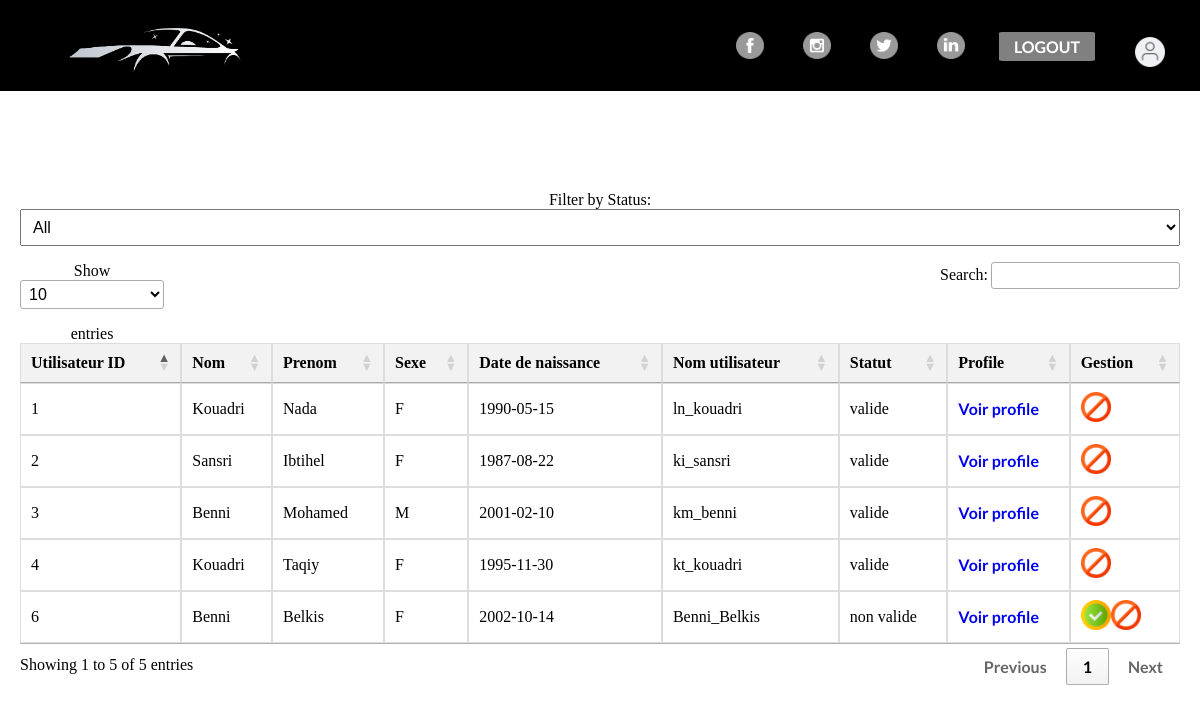
The page /index.php?action=admin&page=user (signed in) on the database as committed earlier.
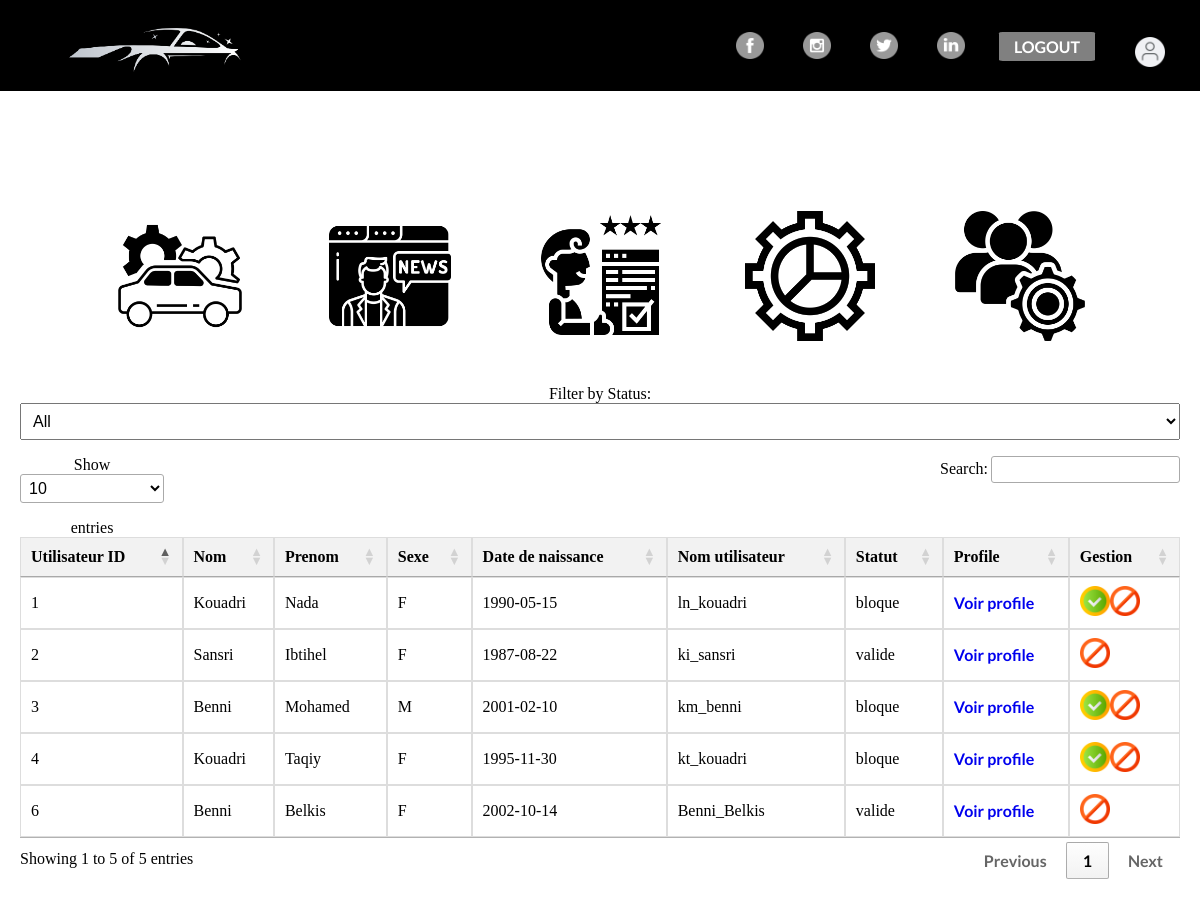
The same page on the database as committed later.
### tables this page shows
CREATE TABLE IF NOT EXISTS `utilisateur` (
  `id` int NOT NULL AUTO_INCREMENT,
  `nom` varchar(255) DEFAULT NULL,
  `prenom` varchar(255) DEFAULT NULL,
  `sexe` enum('M','F') DEFAULT NULL,
  `date_de_naissance` date DEFAULT NULL,
  `nom_utilisateur` varchar(255) DEFAULT NULL,
  `mot_de_passe` varchar(255) DEFAULT NULL,
  `email` varchar(255) DEFAULT NULL,
  `role` varchar(20) DEFAULT NULL,
  `statut` enum('valide','bloque','non valide') DEFAULT NULL,
  PRIMARY KEY (`id`)
);

CREATE TABLE IF NOT EXISTS `parameters` (
  `id` int NOT NULL AUTO_INCREMENT,
  `nom` varchar(255) DEFAULT NULL,
  `image_id` int DEFAULT NULL,
  `value` varchar(255) DEFAULT NULL,
  `param` int DEFAULT '0',
  PRIMARY KEY (`id`),
  KEY `image_id` (`image_id`)
);

CREATE TABLE IF NOT EXISTS `image` (
  `id` int NOT NULL AUTO_INCREMENT,
  `lien` text,
  PRIMARY KEY (`id`)
);

### Controller/adminController.php (called while the page is built, shortened)
<?php
require_once('Views/adminPrincipalView.php');
require_once('Views/userAdminView.php');
require_once 'Model/adminModel.php';
class adminController {
    public function usersAdminGenerate(){
        $v = new UserAdminView();
        $v->usersDisplay();
    }
    public function manageLinksGenerate(){
        $v = new adminView();
        $v->manageLinks();
    }
    public function get_images_controller(){
        $mtf = new adminModel();
        $r = $mtf->get_images();
        return $r ;
    }
}
?>

### Controller/acceuilController.php (called while the page is built, shortened)
<?php
require_once('Views/acceuilView.php');
class acceuilController {
    public function head(){
        $v = new acceuilView();
        $v->head();
    }
    public function header(){
        $v = new acceuilView();
        $v->header();
    }
}
?>

### Model/utilisateurModel.php (called while the page is built, shortened)
<?php
require_once 'connexionModel.php';
class user_model {
    public function get_nonAdmin_users(){
        $this->bdd = new connexion_model();
        $c = $this->bdd->connexion();
        $query = "Select * from Utilisateur where role='client' ";
        $r = $this->bdd->requete($c, $query);
        return $r;
    }
}
?>

### Model/connexionModel.php (called while the page is built, shortened)
<?php
class connexion_model {
    public function requete($c,$r){
        $req = $c->query($r);
        return $req;
    }
}
?>

### Controller/utilisateurController.php (called while the page is built, shortened)
<?php
require_once 'Model/utilisateurModel.php';
class userController {
    public function get_nonAdmin_users_controller(){
        $mtf = new user_model();
        $r = $mtf->get_nonAdmin_users();
        return $r ;
    }
}
?>

### Model/adminModel.php (called while the page is built, shortened)
<?php
require_once 'connexionModel.php';
class adminModel {
    public function get_images(){
        $this->bdd = new connexion_model();
        $c = $this->bdd->connexion();
        $query = "SELECT parameters.nom, Image.lien FROM parameters
                JOIN Image ON parameters.image_id = Image.id where param=0";
        $r = $this->bdd->requete($c,$query);
        return $r ;
    }
}
?>

### Views/userAdminView.php (the view, shortened to what this page needs)
<?php
require_once('Controller/acceuilController.php');
require_once('Controller/adminController.php');
require_once('Controller/utilisateurController.php');
class UserAdminView {
    private $acceuil_controller ;
    private $admin_controller ;
    private $userController;
    public function __construct() {
        $this->acceuil_controller = new acceuilController();
        $this->admin_controller = new adminController();
        $this->userController = new userController();
    }
    public function usersDisplay(){
        echo"<!DOCTYPE html>
        <html>";
        $this->acceuil_controller->head();
        $this->acceuil_controller->header();
        $this->admin_controller->manageLinksGenerate();
        $this->displayTable();
        echo "</div></body></html>";
    }
    public function displayTable(){
        $r = $this->userController->get_nonAdmin_users_controller();
        $r = $r->fetchAll(PDO::FETCH_ASSOC);
       echo "
       <div class='table-responsive table-admin'>
            <form method='post' action=''>
                <div class='form'>
                    <label for='statusFilter'>Filter by Status:</label>
                    <select name='statusFilter' id='statusFilter'>
                        <option value=''>All</option>";
        echo "</select>
                </div>
            </form>
            <table id='myTable' class='table'>
            <thead>
                <tr>
                    <th>Utilisateur ID</th>
                    <th>Nom</th>
                    <th>Prenom</th>
                    <th>Sexe</th>
                    <th>Date de naissance</th>
                    <th>Nom utilisateur</th>
                    <th>Statut</th>
                    <th>Profile</th>
                    <th>Gestion</th>
                </tr>
            </thead>
            <tbody>";
            $filteredRows = $r;
            foreach ($filteredRows as $row) {
                echo "
                    <tr>
                        <td>".$row['id']."</td>
                        <td>".$row['nom']."</td>
                        <td>".$row['prenom']."</td>
                        <td>".$row['sexe']."</td>
                        <td>".$row['date_de_naissance']."</td>
                        <td>".$row['nom_utilisateur']."</td>
                        <td>".$row['statut']."</td>
                        <td>
                        <a href='index.php?action=adminseeprofile&id=".$row['id']."' >Voir profile</a>
                        </td>
                        <td>" ;
                        if($row['statut'] !== 'valide'){
                            echo "<a href='index.php?action=admin&page=user&tache=valide&id=".$row['id']."' ><img src='img/validate.png'></a>";
                        }
                        echo"<a href='index.php?action=admin&page=user&tache=bloque&id=".$row['id']."' ><img src='img/block.png'></a>
                        </td>
                    </tr>";
            }
            echo "
            </tbody>
            </table></div>";
    }
}
?>

### index.php (shortened to what this page needs)
<?php
require_once('Controller/acceuilController.php');
require_once('Controller/adminController.php');
require_once('Controller/adminAutreController.php');
$acceuil = new acceuilController();
$admin = new adminController();
$admin_manage = new adminAutreController();
if (!isset($_GET['action'])) {
    $acceuil->acceuilGenerate();
} else {
    $page = $_GET['action'];
    switch ($page) {
        case 'admin':
        if (isset($_SESSION['role'])){
            if (isset($_GET['page'])) {
                $page = $_GET['page'];
                switch ($page) {
                    case 'user':
                        if (isset($_GET['tache'])) {
                            $tache = $_GET['tache'];
                            if (isset($_GET['id'])){
                                $id =  $_GET['id'];
                            }
                            switch ($tache) {
                                case 'valide' :
                                    $admin_manage->valideUser($id);
                                    break;
                                case 'bloque' :
                                    $admin_manage->bloqueUser($id);
                                    break;
                                case 'filter' :
                                    $admin_manage->filterUser();
                                    break ;
                            }
                        }
                        else {
                                $admin->usersAdminGenerate();
                        }
                        break ;
                }
            }
            else {
                $admin->pagePrincipalGenerate();
            }
        }
        else
        {
            $acceuil->acceuilGenerate();
        }
    }
}
?>

### Views/acceuilView.php (shortened to what this page needs)
<?php
require_once('Controller/acceuilController.php');
class acceuilView {
    public function head(){
        echo"
        <head>
            <meta charset='utf-8'>
            <title>Comparateur de véhicules</title>
            <link href='style.css' rel='stylesheet' type='text/css'/>
            <link rel='stylesheet' type='text/css' href='https://cdn.datatables.net/1.13.7/css/jquery.dataTables.min.css'>
            <script src='https://code.jquery.com/jquery-3.6.4.min.js'></script>
            <script type='text/javascript' charset='utf8' src='https://cdn.datatables.net/1.13.7/js/jquery.dataTables.min.js'></script>
            </head>
        ";
    }
    public function header(){
        echo"
        <header>
        <div class='logo'>
        <a href='index.php'><img src='img/logo.png' alt='logo image'></a>
        </div>
        <div class='social-links'>
            <ul>
                <li><a href=''><img src='img/facebook.png' alt='Facebook'></a></li>
                <li><a href=''><img src='img/instagram.png' alt='Instagram'></a></li>
                <li><a href=''><img src='img/twitter.png' alt='Twitter'></a></li>
                <li><a href=''><img src='img/linkedin.png' alt='Twitter'></a></li>
            </ul>
        </div>
        <div class='register'>
        ";
        if (isset($_SESSION['authenticated']) && $_SESSION['authenticated']) {
            echo"<a href='index.php?action=logout'>LOGOUT</a></div>";
            echo"<a id='profile' href='index.php?action=profile'><img src='img/profile.png'></a>";
        }
        else {
            echo"<button id='loginLink'>LOGIN</button></div>";
        }
        echo"
        </header>
        ";
    }
}
?>

### Views/adminPrincipalView.php (shortened to what this page needs)
<?php
require_once('Controller/acceuilController.php');
require_once('Controller/adminController.php');
class adminView {
    private $admin_controller ;
    public function __construct() {
        $this->admin_controller = new adminController();
    }
    public function manageLinks(){
        echo"<div class='manage-links'>";
        $r = $this->admin_controller->get_images_controller();
        $r = $r->fetchAll(PDO::FETCH_ASSOC);
        foreach($r as $row){
            echo  '<a href="index.php?action=admin&page='.$row["nom"].'"><img src='.$row["lien"].' ></a>';
        }
        echo"</div>";
    }
}
?>

### style.css (style rules this page uses)
* { box-sizing: border-box; }
a { text-decoration: none; font-family: Lato; font-weight: bold; }
header { background-color: black; position: relative; width: 100vw; }
header>div { display: inline-block; }
.logo img { margin-top: 17px; margin-left: 60px; height: 70px; width: 190px; }
header ul { position: absolute; top: 16px; right: 200px; }
header li { display: inline-block; margin-right: 35px; }
header li img { height: 27px; width: 28px; }
.register button , .register a { position: absolute; top: 31.5px; right: 100px; color: white; background-color: #808080; padding: 5px 15px; border-radius: 4%; margin-right:5px; }
#profile { position: absolute; top: 31.5px; right: 20px; padding: 5px 15px; }
#profile img { height: 30px; width: 30px; }
.comp-results th, td { border: 1px solid #dddddd; text-align: center; padding: 10px; }
select { padding: 10px; font-size: 16px; }
.manage-links a img { margin: 20px 40px 20px 40px; display: inline-block; height: 130px; width: 130px; }
.manage-links { margin-top: 100px; margin-bottom: 20px; text-align: center; }
.table-admin { margin: 20px; text-align: center; }
.table-admin table { border-collapse: collapse; width: 100%; }
.table-admin th, td { border: 1px solid #ddd; padding: 8px; }
.table-admin td { text-align: left; }
.table-admin th { text-align: center; background-color: #f2f2f2; }
.table-admin img { height: 80px; width: 120px; }
#myTable td a img { height: 30px; width: 30px; }
.ajout-container input, select { width: 100%; padding: 8px; margin-bottom: 16px; box-sizing: border-box; }

Rows that differ between the two databases and show on the page:
added parameters: image.lien (picture)
added parameters: image.lien (picture)
added parameters: image.lien (picture)
added parameters: image.lien (picture)
added parameters: image.lien (placeholder picture)
changed utilisateur "Nada": statut "valide" → "bloque"; statut: picture added
changed utilisateur "Mohamed": statut "valide" → "bloque"; statut: picture added
changed utilisateur "Taqiy": statut "valide" → "bloque"; statut: picture added
changed utilisateur "Belkis": statut "non valide" → "valide"; statut: picture removed
